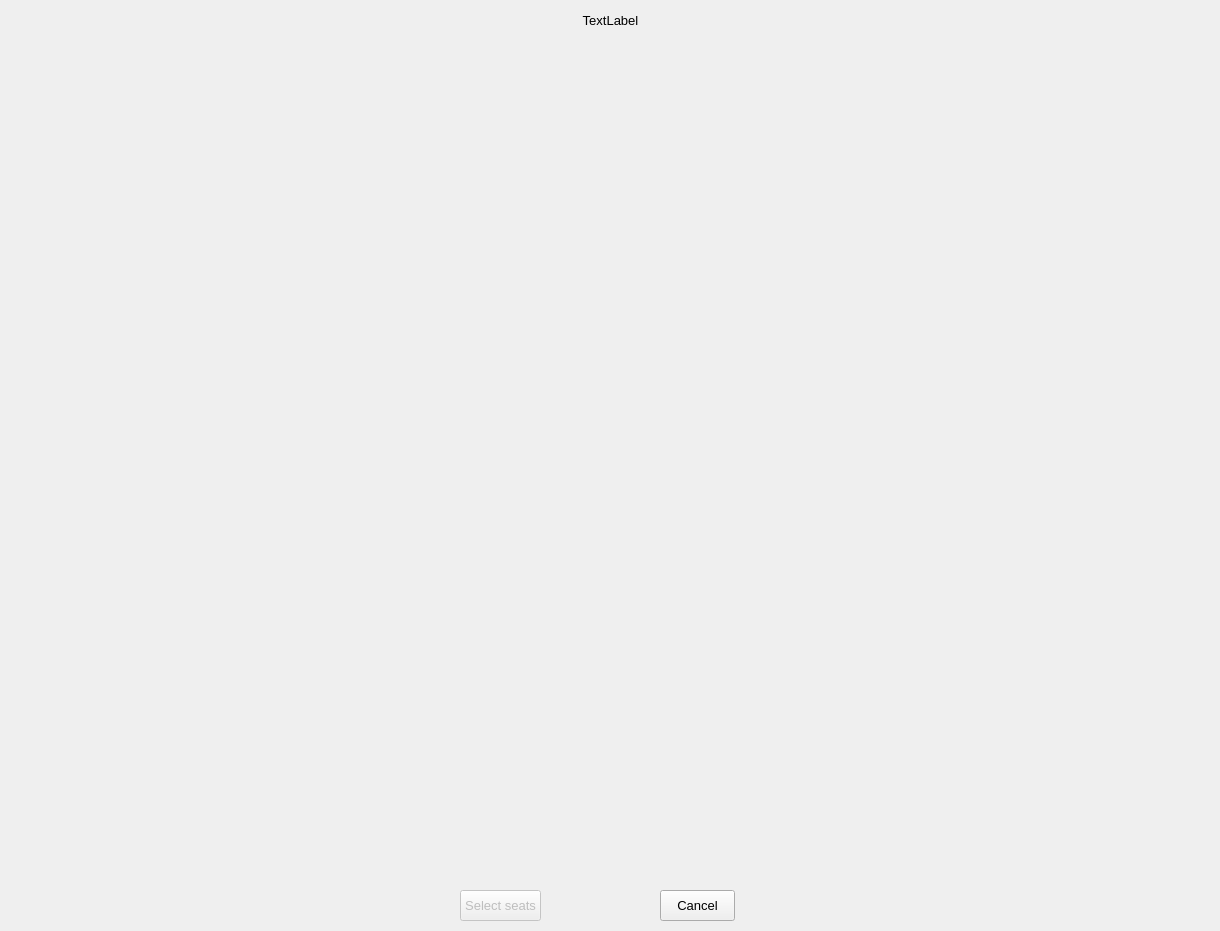
<?xml version="1.0" encoding="UTF-8"?>
<ui version="4.0">
 <class>SeatSelectionForm</class>
 <widget class="QDialog" name="SeatSelectionForm">
  <property name="geometry">
   <rect>
    <x>0</x>
    <y>0</y>
    <width>1220</width>
    <height>931</height>
   </rect>
  </property>
  <property name="font">
   <font>
    <pointsize>10</pointsize>
   </font>
  </property>
  <property name="windowTitle">
   <string>Seat Selection</string>
  </property>
  <property name="windowIcon">
   <iconset resource="MyResources.qrc">
    <normaloff>:/Images/new box office transaction pic.png</normaloff>:/Images/new box office transaction pic.png</iconset>
  </property>
  <widget class="QWidget" name="widTheater" native="true">
   <property name="geometry">
    <rect>
     <x>10</x>
     <y>70</y>
     <width>1350</width>
     <height>800</height>
    </rect>
   </property>
   <widget class="QLabel" name="lblTheater">
    <property name="geometry">
     <rect>
      <x>0</x>
      <y>0</y>
      <width>1200</width>
      <height>800</height>
     </rect>
    </property>
    <property name="text">
     <string/>
    </property>
    <property name="pixmap">
     <pixmap resource="MyResources.qrc">:/Images/movie theater.png</pixmap>
    </property>
   </widget>
  </widget>
  <widget class="QPushButton" name="ptbSelectSeats">
   <property name="enabled">
    <bool>false</bool>
   </property>
   <property name="geometry">
    <rect>
     <x>460</x>
     <y>890</y>
     <width>81</width>
     <height>31</height>
    </rect>
   </property>
   <property name="text">
    <string>Select seats</string>
   </property>
  </widget>
  <widget class="QPushButton" name="ptbCancel">
   <property name="geometry">
    <rect>
     <x>660</x>
     <y>890</y>
     <width>75</width>
     <height>31</height>
    </rect>
   </property>
   <property name="text">
    <string>Cancel</string>
   </property>
  </widget>
  <widget class="QLabel" name="lblTitle">
   <property name="geometry">
    <rect>
     <x>10</x>
     <y>10</y>
     <width>1201</width>
     <height>20</height>
    </rect>
   </property>
   <property name="text">
    <string>TextLabel</string>
   </property>
   <property name="alignment">
    <set>Qt::AlignCenter</set>
   </property>
  </widget>
 </widget>
 <resources>
  <include location="MyResources.qrc"/>
 </resources>
 <connections/>
</ui>
